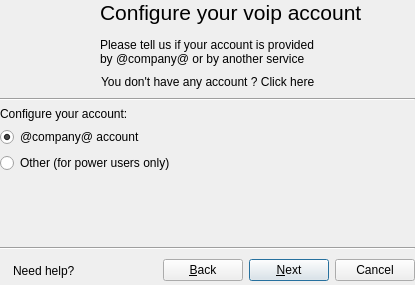
<ui version="4.0" >
 <author></author>
 <comment></comment>
 <exportmacro></exportmacro>
 <class>AddAccount</class>
 <widget class="QWidget" name="AddAccount" >
  <property name="geometry" >
   <rect>
    <x>0</x>
    <y>0</y>
    <width>415</width>
    <height>285</height>
   </rect>
  </property>
  <property name="windowTitle" >
   <string>@product@ - Login</string>
  </property>
  <layout class="QVBoxLayout" >
   <property name="margin" >
    <number>0</number>
   </property>
   <property name="spacing" >
    <number>6</number>
   </property>
   <item>
    <widget class="QLabel" name="loginLabel" >
     <property name="palette" >
      <palette>
       <active>
        <color>
         <red>0</red>
         <green>0</green>
         <blue>0</blue>
        </color>
        <color>
         <red>212</red>
         <green>208</green>
         <blue>200</blue>
        </color>
        <color>
         <red>255</red>
         <green>255</green>
         <blue>255</blue>
        </color>
        <color>
         <red>234</red>
         <green>229</green>
         <blue>220</blue>
        </color>
        <color>
         <red>128</red>
         <green>128</green>
         <blue>128</blue>
        </color>
        <color>
         <red>141</red>
         <green>139</green>
         <blue>133</blue>
        </color>
        <color>
         <red>255</red>
         <green>255</green>
         <blue>255</blue>
        </color>
        <color>
         <red>255</red>
         <green>255</green>
         <blue>255</blue>
        </color>
        <color>
         <red>0</red>
         <green>0</green>
         <blue>0</blue>
        </color>
        <color>
         <red>255</red>
         <green>255</green>
         <blue>255</blue>
        </color>
        <color>
         <red>212</red>
         <green>208</green>
         <blue>200</blue>
        </color>
        <color>
         <red>64</red>
         <green>64</green>
         <blue>64</blue>
        </color>
        <color>
         <red>10</red>
         <green>36</green>
         <blue>106</blue>
        </color>
        <color>
         <red>255</red>
         <green>255</green>
         <blue>255</blue>
        </color>
        <color>
         <red>0</red>
         <green>0</green>
         <blue>255</blue>
        </color>
        <color>
         <red>255</red>
         <green>0</green>
         <blue>255</blue>
        </color>
        <color>
         <red>232</red>
         <green>232</green>
         <blue>232</blue>
        </color>
       </active>
       <inactive>
        <color>
         <red>0</red>
         <green>0</green>
         <blue>0</blue>
        </color>
        <color>
         <red>212</red>
         <green>208</green>
         <blue>200</blue>
        </color>
        <color>
         <red>255</red>
         <green>255</green>
         <blue>255</blue>
        </color>
        <color>
         <red>234</red>
         <green>229</green>
         <blue>220</blue>
        </color>
        <color>
         <red>128</red>
         <green>128</green>
         <blue>128</blue>
        </color>
        <color>
         <red>141</red>
         <green>139</green>
         <blue>133</blue>
        </color>
        <color>
         <red>255</red>
         <green>255</green>
         <blue>255</blue>
        </color>
        <color>
         <red>255</red>
         <green>255</green>
         <blue>255</blue>
        </color>
        <color>
         <red>0</red>
         <green>0</green>
         <blue>0</blue>
        </color>
        <color>
         <red>255</red>
         <green>255</green>
         <blue>255</blue>
        </color>
        <color>
         <red>212</red>
         <green>208</green>
         <blue>200</blue>
        </color>
        <color>
         <red>64</red>
         <green>64</green>
         <blue>64</blue>
        </color>
        <color>
         <red>212</red>
         <green>208</green>
         <blue>200</blue>
        </color>
        <color>
         <red>0</red>
         <green>0</green>
         <blue>0</blue>
        </color>
        <color>
         <red>0</red>
         <green>0</green>
         <blue>255</blue>
        </color>
        <color>
         <red>255</red>
         <green>0</green>
         <blue>255</blue>
        </color>
        <color>
         <red>232</red>
         <green>232</green>
         <blue>232</blue>
        </color>
       </inactive>
       <disabled>
        <color>
         <red>106</red>
         <green>104</green>
         <blue>100</blue>
        </color>
        <color>
         <red>212</red>
         <green>208</green>
         <blue>200</blue>
        </color>
        <color>
         <red>255</red>
         <green>255</green>
         <blue>255</blue>
        </color>
        <color>
         <red>233</red>
         <green>231</green>
         <blue>227</blue>
        </color>
        <color>
         <red>128</red>
         <green>128</green>
         <blue>128</blue>
        </color>
        <color>
         <red>141</red>
         <green>139</green>
         <blue>133</blue>
        </color>
        <color>
         <red>106</red>
         <green>104</green>
         <blue>100</blue>
        </color>
        <color>
         <red>255</red>
         <green>255</green>
         <blue>255</blue>
        </color>
        <color>
         <red>106</red>
         <green>104</green>
         <blue>100</blue>
        </color>
        <color>
         <red>212</red>
         <green>208</green>
         <blue>200</blue>
        </color>
        <color>
         <red>212</red>
         <green>208</green>
         <blue>200</blue>
        </color>
        <color>
         <red>0</red>
         <green>0</green>
         <blue>0</blue>
        </color>
        <color>
         <red>10</red>
         <green>36</green>
         <blue>106</blue>
        </color>
        <color>
         <red>255</red>
         <green>255</green>
         <blue>255</blue>
        </color>
        <color>
         <red>0</red>
         <green>0</green>
         <blue>255</blue>
        </color>
        <color>
         <red>255</red>
         <green>0</green>
         <blue>255</blue>
        </color>
        <color>
         <red>232</red>
         <green>232</green>
         <blue>232</blue>
        </color>
       </disabled>
      </palette>
     </property>
     <property name="text" >
      <string>&lt;span style="font-size:16pt;">Configure your voip account&lt;/span>&lt;br>&lt;br>&lt;span>Please tell us if your account is provided&lt;br/>by @company@ or by another service&lt;/span></string>
     </property>
     <property name="alignment" >
      <set>Qt::AlignLeading|Qt::AlignLeft|Qt::AlignVCenter</set>
     </property>
     <property name="indent" >
      <number>100</number>
     </property>
    </widget>
   </item>
   <item>
    <layout class="QGridLayout" >
     <property name="margin" >
      <number>0</number>
     </property>
     <property name="spacing" >
      <number>6</number>
     </property>
     <item row="0" column="1" colspan="2" >
      <widget class="LinkLabel" name="createNewAccountLabel" >
       <property name="text" >
        <string>You don't have any account ? Click here</string>
       </property>
      </widget>
     </item>
     <item row="0" column="4" >
      <spacer>
       <property name="orientation" >
        <enum>Qt::Horizontal</enum>
       </property>
       <property name="sizeHint" >
        <size>
         <width>20</width>
         <height>20</height>
        </size>
       </property>
      </spacer>
     </item>
     <item row="0" column="0" >
      <spacer>
       <property name="orientation" >
        <enum>Qt::Horizontal</enum>
       </property>
       <property name="sizeHint" >
        <size>
         <width>20</width>
         <height>20</height>
        </size>
       </property>
      </spacer>
     </item>
    </layout>
   </item>
   <item>
    <widget class="Line" name="line" >
     <property name="orientation" >
      <enum>Qt::Horizontal</enum>
     </property>
    </widget>
   </item>
   <item>
    <widget class="QLabel" name="label" >
     <property name="text" >
      <string>Configure your account:</string>
     </property>
    </widget>
   </item>
   <item>
    <widget class="QRadioButton" name="newWengo" >
     <property name="text" >
      <string>@company@ account</string>
     </property>
     <property name="checked" >
      <bool>true</bool>
     </property>
    </widget>
   </item>
   <item>
    <widget class="QRadioButton" name="newSIP" >
     <property name="text" >
      <string>Other (for power users only)</string>
     </property>
    </widget>
   </item>
   <item>
    <spacer>
     <property name="orientation" >
      <enum>Qt::Vertical</enum>
     </property>
     <property name="sizeHint" >
      <size>
       <width>201</width>
       <height>43</height>
      </size>
     </property>
    </spacer>
   </item>
   <item>
    <widget class="Line" name="line_2" >
     <property name="orientation" >
      <enum>Qt::Horizontal</enum>
     </property>
    </widget>
   </item>
   <item>
    <layout class="QHBoxLayout" >
     <property name="margin" >
      <number>0</number>
     </property>
     <property name="spacing" >
      <number>6</number>
     </property>
     <item>
      <widget class="QLabel" name="label_4" >
       <property name="text" >
        <string/>
       </property>
       <property name="pixmap" >
        <pixmap resource="../../../../resources/wengophone.qrc" >:/pics/help.png</pixmap>
       </property>
      </widget>
     </item>
     <item>
      <widget class="LinkLabel" name="helpLabel" >
       <property name="text" >
        <string>Need help?</string>
       </property>
      </widget>
     </item>
     <item>
      <spacer>
       <property name="orientation" >
        <enum>Qt::Horizontal</enum>
       </property>
       <property name="sizeHint" >
        <size>
         <width>0</width>
         <height>29</height>
        </size>
       </property>
      </spacer>
     </item>
     <item>
      <widget class="QPushButton" name="backButton" >
       <property name="text" >
        <string>&amp;Back</string>
       </property>
      </widget>
     </item>
     <item>
      <widget class="QPushButton" name="nextButton" >
       <property name="text" >
        <string>&amp;Next</string>
       </property>
       <property name="default" >
        <bool>true</bool>
       </property>
      </widget>
     </item>
     <item>
      <widget class="QPushButton" name="cancelButton" >
       <property name="text" >
        <string>Cancel</string>
       </property>
      </widget>
     </item>
    </layout>
   </item>
  </layout>
 </widget>
 <pixmapfunction></pixmapfunction>
 <customwidgets>
  <customwidget>
   <class>LinkLabel</class>
   <extends>QLabel</extends>
   <header>qtutil/LinkLabel.h</header>
   <container>0</container>
   <pixmap></pixmap>
  </customwidget>
 </customwidgets>
 <tabstops>
  <tabstop>newWengo</tabstop>
  <tabstop>newSIP</tabstop>
  <tabstop>nextButton</tabstop>
 </tabstops>
 <resources>
  <include location="../../../../resources/wengophone.qrc" />
 </resources>
 <connections/>
</ui>
